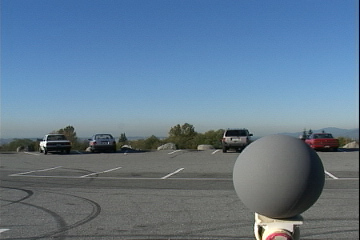
%> input picture Handout/Week 5 - Color Science/Codes/Color Balancing/grayball.jpg, 360 x 240 px
$ octave Main_Color_Balancing.m   (GNU Octave 9; MATLAB toolbox functions it lacks are replaced by stand-ins)
%> lines starting %> are read from the running program, lines starting %| are printed output that depends on the picture
### Handout/Week 5 - Color Science/Codes/Color Balancing/color_balancing.m
function [rgb_balanced, k] = color_balancing(rgb, method, upper_limit, target_gray_mean)
% -Input-
% rgb: double[height x width x 3], the input RGB image,
% method: char[]
% 1. 'gray-world'
% 2. 'scale-by-max'
% 3. 'shades-of-gray'
% 4. 'gray-edge'
% 5. 'max-edge'
% upper_limit: double[3x1], maximum allowable RGB values
%
% -Output-
% rgb_balanced: double[height x width x 3], the output balanced image
% k: double[3x1], scaling factor for R, G, B components

% Find scaling factor
[rows, cols, channels] = size(rgb);
switch lower(method)
    case 'gray-world'
        mean_rgb = mean(mean(rgb,2),1);
        k = mean_rgb(2)./mean_rgb(:);

    case 'scale-by-max'
        max_rgb = max(max(rgb,[],2),[],1);
        k = upper_limit(:)./max_rgb(:);

    case 'shades-of-gray'
        p = 6;
        mpnorm = zeros(1,3);
        for i = 1:3
            pix = rgb(:,:,i);
            mpnorm(i) = sum(pix(:).^p)^(1/p);
        end % i
        k = mpnorm(2)./mpnorm;

    case 'gray-edge'
        p = 1;
        mpnorm = zeros(1,3);
        rgb_grad = gradient_magnitude(rgb);
        for i = 1:3
            pix_grad = rgb_grad(:,:,i);
            mpnorm(i) = sum(pix_grad(:).^p)^(1/p);
        end % i
        k = mpnorm(2)./mpnorm;

    case 'max-edge'
        mpnorm = zeros(1,3);
        rgb_grad = gradient_magnitude(rgb);
        for i = 1:3
            pix_grad = rgb_grad(:,:,i);
            mpnorm(i) = max(pix_grad(:));
        end % i
        k = mpnorm(2)./mpnorm;

    otherwise
        fprintf(1,'method %d is not supported.\n',method);
        rgb_balanced = [];
        return;
end

% Apply scaling factor
rgb_balanced = zeros(size(rgb));
for c = 1:3
    temp = rgb(:,:,c).*k(c);
    temp(find(temp>upper_limit(c))) = upper_limit(c);
    rgb_balanced(:,:,c) = temp;
end

% Find brightness scale factor
imgGray = rgb2gray(rgb_balanced);
imgGrayMean = mean2(imgGray);
grayK = target_gray_mean / imgGrayMean;

% Apply brightness scale factor
for c = 1:3
    temp = rgb_balanced(:,:,c).*grayK;
    temp(find(temp>upper_limit(c))) = upper_limit(c);
    rgb_balanced(:,:,c) = temp;
end

### Handout/Week 5 - Color Science/Codes/Color Balancing/gradient_magnitude.m
function imgGrad = gradient_magnitude(img)
% -Input-
% img: rgb image
%
% -Output-
% imgGrad: gradient magnitude image

[rows, cols, channels] = size(img);
imgGrad = zeros(size(img));
sigma = 1;
for i = 1:3
    pix = reshape(img(:,:,i), rows, cols);
    pix = imfilter(pix, fspecial('gaussian', [5*sigma 5*sigma], sigma));
    pix_dx = imfilter(pix, fspecial('sobel'));
    pix_dy = imfilter(pix, fspecial('sobel').');
    imgGrad(:,:,i) = sqrt(pix_dx.^2 + pix_dy.^2);
end % i

### Handout/Week 5 - Color Science/Codes/Color Balancing/Main_Color_Balancing.m
% EE368/CS232 Digital Image Processing
% Bernd Girod
% Department of Electrical Engineering, Stanford University

% Script by David Chen
% Color balancing example

clear, clc, close all

images = {'grayball.jpg', 'berndsface.jpg'};
targetGrayMean = [0.26 0.2];
figure(1); clf;
for nImage = 1:length(images)

    % Open image
    img = im2double(imread(images{nImage}));
    [pathStr, name, ext] = fileparts(images{nImage});
    disp(images{nImage});

    % Undo gamma pre-distortion
    gamma = 2.2;
    img = imadjust(img, [0,1], [0,1], gamma);
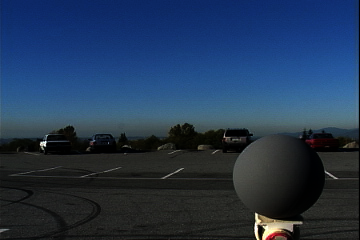
%> img: size 240x360x3 double; mean R, G, B 0.138, 0.218, 0.325
    subplot(length(images), 7, (nImage-1)*7+1);
    imshow(img); title('Original Image');

    % Perform gray world
    imgCB = color_balancing(img, 'gray-world', [1 1 1], targetGrayMean(nImage));
%> in color_balancing, `mean_rgb = mean(mean(rgb,2),1);`: mean_rgb = [0.138 0.218 0.325]
%> in color_balancing, `k = mean_rgb(2)./mean_rgb(:);`: k = [1.58; 1; 0.669]
%> after the loop in color_balancing, `for c = 1:3`:
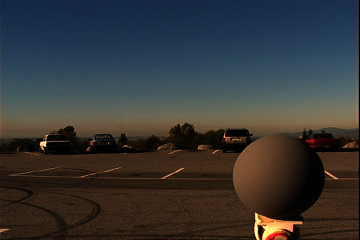
%> rgb_balanced: size 240x360x3 double; mean R, G, B 0.216, 0.218, 0.218
%> in color_balancing, `imgGrayMean = mean2(imgGray);`: imgGrayMean = 0.217
%> in color_balancing, `grayK = target_gray_mean / imgGrayMean;`: grayK = 1.2
    imgCB = imadjust(imgCB, [0,1], [0,1], 1/gamma);
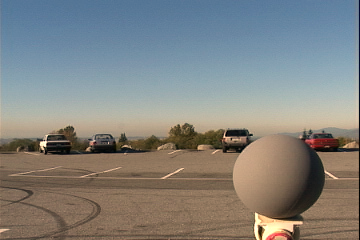
%> imgCB: size 240x360x3 double; mean R, G, B 0.514, 0.518, 0.506
    imwrite(imgCB, [name '-gray-world.jpg']);
    subplot(length(images), 7, (nImage-1)*7+2);
    imshow(imgCB); title('Gray World');

    % Perform scale-by-max
    imgCB = color_balancing(img, 'scale-by-max', [1 1 1], targetGrayMean(nImage));
%> call 2 of color_balancing, with method = 'scale-by-max', upper_limit = [1 1 1], target_gray_mean = 0.26
%> in color_balancing (call 2), `max_rgb = max(max(rgb,[],2),[],1);`: max_rgb = [1 1 1]
%> in color_balancing (call 2), `k = upper_limit(:)./max_rgb(:);`: k = [1; 1; 1]
%> in color_balancing (call 2), `imgGrayMean = mean2(imgGray);`: imgGrayMean = 0.206
%> in color_balancing (call 2), `grayK = target_gray_mean / imgGrayMean;`: grayK = 1.26
%> after the loop in color_balancing (call 2), `for c = 1:3`:
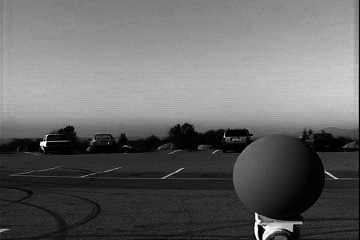
%> temp: size 240x360 double; min 0, max 1, mean 0.41
    imgCB = imadjust(imgCB, [0,1], [0,1], 1/gamma);
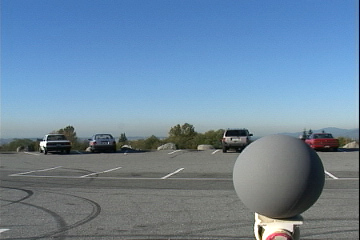
%> imgCB: size 240x360x3 double; mean R, G, B 0.429, 0.53, 0.622
    imwrite(imgCB, [name '-scale-by-max.jpg']);
    subplot(length(images), 7, (nImage-1)*7+3);
    imshow(imgCB); title('Scale-by-Max');

    % Perform shades-of-gray
    imgCB = color_balancing(img, 'shades-of-gray', [1 1 1], targetGrayMean(nImage));
%> call 3 of color_balancing, with method = 'shades-of-gray', upper_limit = [1 1 1], target_gray_mean = 0.26
%> after the loop in color_balancing (call 3), `for i = 1:3`: mpnorm = [2.48 2.49 3.12]
%> in color_balancing (call 3), `k = mpnorm(2)./mpnorm;`: k = [1 1 0.796]
%> after the loop in color_balancing (call 3), `for c = 1:3`:
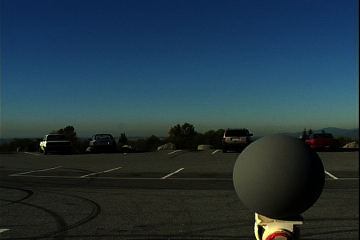
%> rgb_balanced: size 240x360x3 double; mean R, G, B 0.139, 0.218, 0.259
%> in color_balancing (call 3), `imgGrayMean = mean2(imgGray);`: imgGrayMean = 0.199
%> in color_balancing (call 3), `grayK = target_gray_mean / imgGrayMean;`: grayK = 1.31
    imgCB = imadjust(imgCB, [0,1], [0,1], 1/gamma);
    imwrite(imgCB, [name '-shades-of-gray.jpg']);
    subplot(length(images), 7, (nImage-1)*7+4);
    imshow(imgCB); title('Shades-of-Gray');

    % Perform gray-edge
    imgCB = color_balancing(img, 'gray-edge', [1 1 1], targetGrayMean(nImage));
%> the loop in color_balancing (call 4), `for i = 1:3` made 3 passes
%> pass 3, in color_balancing (call 4), `pix_grad = rgb_grad(:,:,i);`:
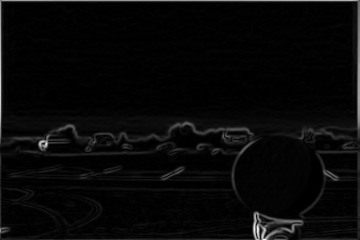
%> pix_grad: size 240x360 double; min 1.3e-05, max 2.47, mean 0.0862; drawn with min black and max white
%> after the loop in color_balancing (call 4), `for i = 1:3`: mpnorm = [5803.4 6548.4 7449.7]
%> in color_balancing (call 4), `k = mpnorm(2)./mpnorm;`: k = [1.13 1 0.879]
%> in color_balancing (call 4), `imgGrayMean = mean2(imgGray);`: imgGrayMean = 0.207
%> in color_balancing (call 4), `grayK = target_gray_mean / imgGrayMean;`: grayK = 1.26
    imgCB = imadjust(imgCB, [0,1], [0,1], 1/gamma);
    imwrite(imgCB, [name '-gray-edge.jpg']);
    subplot(length(images), 7, (nImage-1)*7+5);
    imshow(imgCB); title('Gray-Edge');

    % Perform max-edge
    imgCB = color_balancing(img, 'max-edge', [1 1 1], targetGrayMean(nImage));
    imgCB = imadjust(imgCB, [0,1], [0,1], 1/gamma);
    imwrite(imgCB, [name '-max-edge.jpg']);
    subplot(length(images), 7, (nImage-1)*7+6);
    imshow(imgCB); title('Max-Edge');

end % nImage
